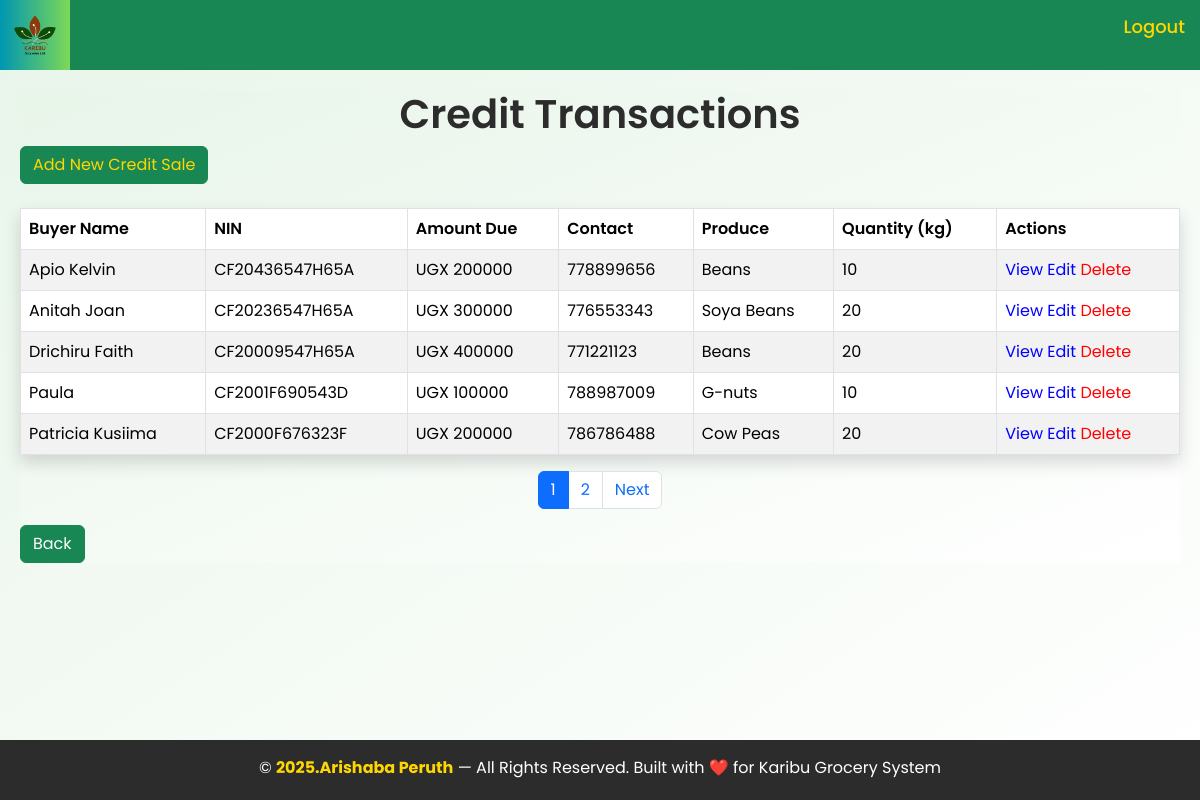
Page /deferredpayment/ (signed in) on the committed database.
### homeapp/models.py (models this page shows, shortened)
class Deferred_Payment(models.Model):
    Name_of_buyer = models.CharField(blank=True, null=True)
    Nin = models.CharField(blank=False, unique=True)
    Location = models.CharField(blank=False)
    Amount_due = models.IntegerField(blank=False, default=0)
    Contact = models.IntegerField(blank=False, null=False)  # Making contact required and not nullable
    Sales_agent_name = models.CharField(blank=False)
    Due_date = models.DateField(auto_now_add=True)
    Produce_name = models.CharField(blank=False)
    Produce_type = models.CharField( blank=False)
    Branch = models.ForeignKey(Branch, blank=True, null=True, on_delete=models.CASCADE)
    Tonnage = models.IntegerField(blank=False,default=0)
    Date_of_dispatch = models.DateField(auto_now_add=True)

### homeapp/views.py (the view, shortened to what this page needs)
# urls.py: path('deferredpayment/', views.deferredpayment, name='deferredpayment'),
@login_required
def deferredpayment(request):
    if request.user.is_manager or request.user.is_manager_2:
        branch_name = 'Maganjo' if request.user.is_manager else 'Matugga'
        branch = Branch.objects.get(branch_name=branch_name)
        all_deferred_payments = Deferred_Payment.objects.filter(Branch=branch).order_by('-Due_date')
        deferredpayment = Deferred_Payment.objects.filter(Branch=branch)  # Get credit for this branch only
    else:
        all_deferred_payments = Deferred_Payment.objects.all().order_by('-Due_date')
        deferredpayment = Deferred_Payment.objects.all()
    paginator = Paginator(all_deferred_payments, 5)
    page_number = request.GET.get('page')
    page_obj = paginator.get_page(page_number)
    context = {
        'page_obj': page_obj,
        'deferredpayment': deferredpayment,
        'branch_name': branch_name if (request.user.is_manager or request.user.is_manager_2) else None
    }
    return render(request, 'homeapp/deferredpayment.html', context)

### homeapp/templates/homeapp/deferredpayment.html (shortened to what this page needs)
{% extends 'homeapp/base.html' %}
{% load static %}
{% block content %}
    <link rel="stylesheet" href="{% static '' %}">
    <main style="background: linear-gradient(to bottom right, #e8f5e9, #ffffff); margin: 20px;">
        <div class="deferred-header">
            <h1 class="text-center" style="color: #2C2C2C; font-weight: 600;">Credit Transactions</h1>
            <a href="{% url 'add_deferredpayment' %}" class="add-credit-btn"><button class="btn btn-success" style="color: gold;">Add New Credit Sale</button></a>
        </div><br>
        <div class="credit-table-wrapper">
            <table class="table table-hover table-bordered table-striped shadow">
                <thead>
                    <tr>
                        <th>Buyer Name</th>
                        <th>NIN</th>
                        <th>Amount Due</th>
                        <th>Contact</th>
                        <th>Produce</th>
                        <th>Quantity (kg)</th>
                        <th>Actions</th>
                    </tr>
                </thead>
                <tbody>
                    {% for payment in page_obj %}
                    <tr>
                        <td>{{ payment.Name_of_buyer }}</td>
                        <td>{{ payment.Nin }}</td>
                        <td>UGX {{ payment.Amount_due }}</td>
                        <td>{{ payment.Contact }}</td>
                        <td>{{ payment.Produce_name }}</td>
                        <td>{{ payment.Tonnage }}</td>
                        <td>
                            <a href="{% url 'viewcredit' pk=payment.id %}" class="view-btn" style="color:blue; text-decoration: none;">View</a>
                            <a href="{% url 'editcredit' pk=payment.id %}" class="edit-btn" style="color: blue; text-decoration: none;">Edit</a>
                            <a href="{% url 'deletecredit' pk=payment.id %}" class="delete-btn" style="color: red; text-decoration: none;">Delete</a>
                        </td>
                    </tr>
                    {% empty %}
                    <tr>
                        <td colspan="8" class="no-records">No credit sales records found</td>
                    </tr>
                    {% endfor %}
                </tbody>
            </table>
        </div>
        <div class="pagination-container">
            <div aria-label="Page navigation example">
                <ul class="pagination justify-content-center">
                    {% for num in page_obj.paginator.page_range %}
                        {% if page_obj.number == num %}
                            <li class="page-item active">
                                <span class="page-link">{{ num }}</span>
                            </li>
                        {% elif num > page_obj.number|add:'-3' and num < page_obj.number|add:'3' %}
                            <li class="page-item">
                                <a class="page-link" href="?page={{ num }}">{{ num }}</a>
                            </li>
                        {% endif %}
                    {% endfor %}
                    {% if page_obj.has_next %}
                    <li class="page-item">
                        <a class="page-link" href="?page={{ page_obj.next_page_number }}">Next</a>
                    </li>
                    {% endif %}
                </ul>
            </div>
        </div>
        <div>
            {% if user.is_manager or user.is_manager_2 %}
            <a href="{% url 'allsales' %}"><button class="btn btn-success">Back</button></a>
            {% endif %}
        </div>
    </main>
{% endblock %}

### homeapp/static/base.css (style rules this page uses)
* { margin: 0; padding: 0; box-sizing: border-box; font-family: 'Poppins', sans-serif; }
body { padding-top: 70px; }

### homeapp/static/dashboard1.css (style rules this page uses)
*, *::before, *::after { margin: 0; padding: 0; box-sizing: border-box; }
html { height: 100%; }
body { min-height: 100vh; display: flex; flex-direction: column; background-color: #f5f6fa; }
.table { width: 100%; border-collapse: collapse; }
.table th { background-color: #f8f9fa; padding: 12px; text-align: left; font-weight: 600; color: #555; }
.table td { padding: 12px; border-top: 1px solid #eee; }

### rows in the picture
Deferred_Payment: Name_of_buyer "Apio Kelvin", Nin "CF20436547H65A", Amount_due "200000", Contact "778899656", Produce_name "Beans", Tonnage "10"
Deferred_Payment: Name_of_buyer "Anitah Joan", Nin "CF20236547H65A", Amount_due "300000", Contact "776553343", Produce_name "Soya Beans", Tonnage "20"
Deferred_Payment: Name_of_buyer "Drichiru Faith", Nin "CF20009547H65A", Amount_due "400000", Contact "771221123", Produce_name "Beans", Tonnage "20"
Deferred_Payment: Name_of_buyer "Paula", Nin "CF2001F690543D", Amount_due "100000", Contact "788987009", Produce_name "G-nuts", Tonnage "10"
Deferred_Payment: Name_of_buyer "Patricia Kusiima", Nin "CF2000F676323F", Amount_due "200000", Contact "786786488", Produce_name "Cow Peas", Tonnage "20"

### other values in the picture
{{ num }} "1"
{{ num }} "2"
